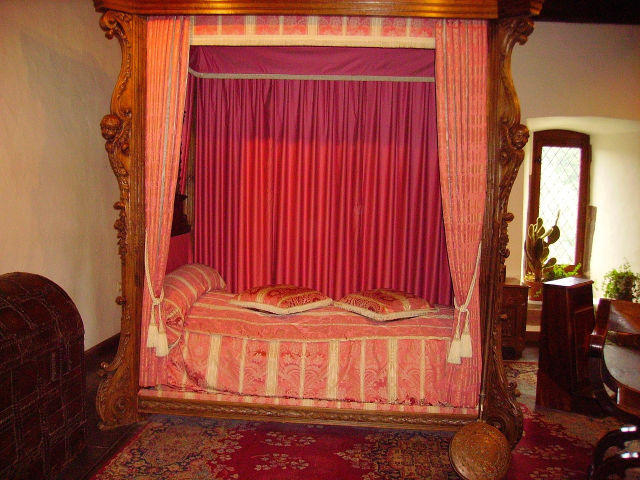
#> input picture tools/intro_photo/src/bed-373981.jpg, 1280 x 960 px, given in place of books-378903.jpg, which was not available (shown at 1/2 size)
$ python make.py src/bed-373981.jpg src/candles-1851176.jpg
#> lines starting #> are read from the running program, lines starting #| are printed output that depends on the picture; pictures that were not available may be replaced by others from this repository, and a replacement may not be noted
"""Grades the two real photos used by the opening (free Pixabay photos, see src/):
  books-378903.jpg          a front-on antique bookcase  -> the hidden door
  vaulted-cellar-247391.jpg a vaulted brick cellar       -> what's behind it
Light stays photographic: the bookcase is dimmed to one warm pool of lamplight from above,
the cellar falls into darkness near you and glows warm at the far end.
  python3 make.py <src_dir> <out_dir>
"""
import sys
import numpy as np
from PIL import Image, ImageFilter

src, out = sys.argv[1], sys.argv[2]


def lin(im):
    return (np.asarray(im).astype(np.float32) / 255.0) ** 2.2


def srgb(a):
    a = np.clip(a, 0, None)
    a = a / (1 + a * 0.35)                 # soft shoulder for the highlights
    return Image.fromarray((np.clip(a, 0, 1) ** (1 / 2.2) * 255).round().astype(np.uint8))


# ---- the bookcase: one lamp above, the rest falling off into shadow
b = lin(Image.open(f"{src}/books-378903.jpg").convert("RGB"))
h, w = b.shape[:2]
#> h = 960; w = 1280
yy, xx = np.mgrid[0:h, 0:w].astype(np.float32)
pool = np.exp(-(((xx - w * 0.5) / (w * 0.55)) ** 2 + ((yy - h * 0.22) / (h * 0.48)) ** 2))
fall = 0.07 + 0.9 * pool                                  # lamp from above
floor = np.clip(1.0 - (yy / h - 0.78) / 0.22 * 0.45, 0.55, 1.0)  # darker toward the floor
b = b * (fall * floor)[..., None] * np.array([1.06, 0.93, 0.78], np.float32) * 0.95
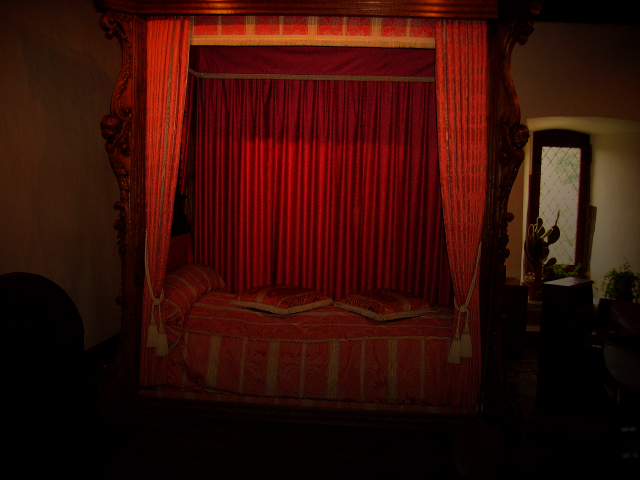
#> b: shape (960, 1280, 3) float32 (shown at 1/2 size); mean R, G, B 0.21, 0.0539, 0.0277
srgb(b).save(f"{out}/photo_books.jpg", quality=88, optimize=True)
#> in srgb, `a = a / (1 + a * 0.35)`:
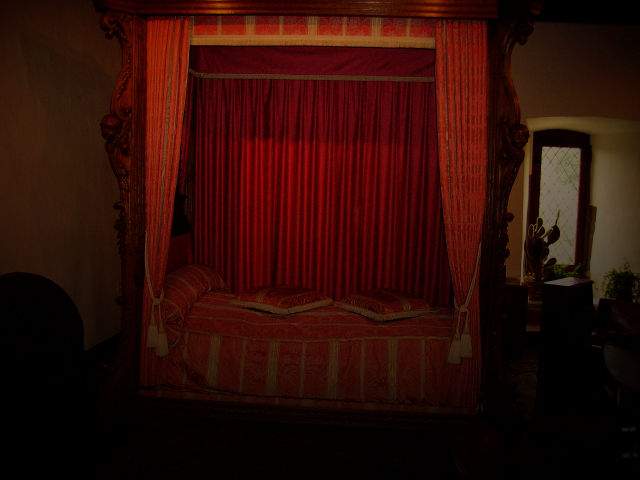
#> a: shape (960, 1280, 3) float32 (shown at 1/2 size); mean of channels 0, 1, 2 0.186, 0.0508, 0.0266; drawn as R, G, B
#> in srgb, `return Image.fromarray((np.clip(a, 0, 1) ** (1 / 2.2) * 255).round().a..`:
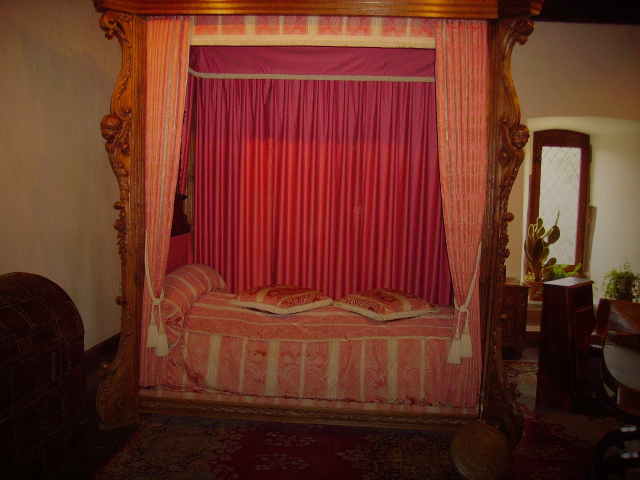
#> returned value: PIL image 1280x960 RGB (shown at 1/2 size); mean R, G, B 104.5, 49.8, 36.5

# ---- the cellar: dark near the camera, warm light down at the end of the arches
c = lin(Image.open(f"{src}/vaulted-cellar-247391.jpg").convert("RGB"))
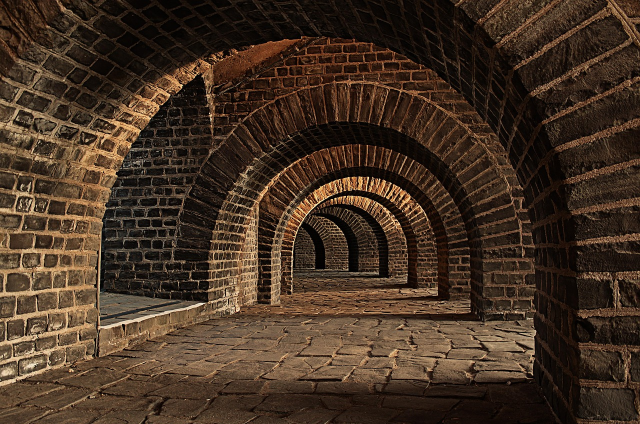
#> input picture tools/intro_photo/src/vaulted-cellar-247391.jpg, 1280 x 848 px, found by its file name (shown at 1/2 size)
#> in lin (call 2), `return (np.asarray(im).astype(np.float32) / 255.0) ** 2.2`:
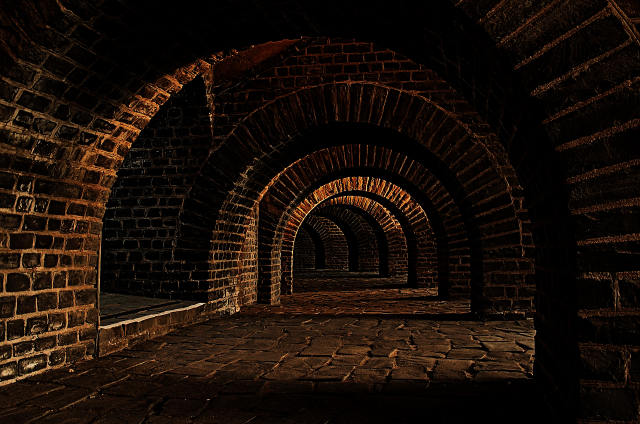
#> returned value: shape (848, 1280, 3) float32 (shown at 1/2 size); mean of channels 0, 1, 2 0.102, 0.0586, 0.031; drawn as R, G, B
h, w = c.shape[:2]
#> h = 848
vx, vy = 693.0, 500.0                                      # vanishing point (pixels)
yy, xx = np.mgrid[0:h, 0:w].astype(np.float32)
d = np.sqrt(((xx - vx) / w) ** 2 + ((yy - vy) / h) ** 2)
deep = np.exp(-(d / 0.30) ** 2)
c = c * (0.22 + 0.95 * deep)[..., None] * np.array([1.08, 0.90, 0.72], np.float32)
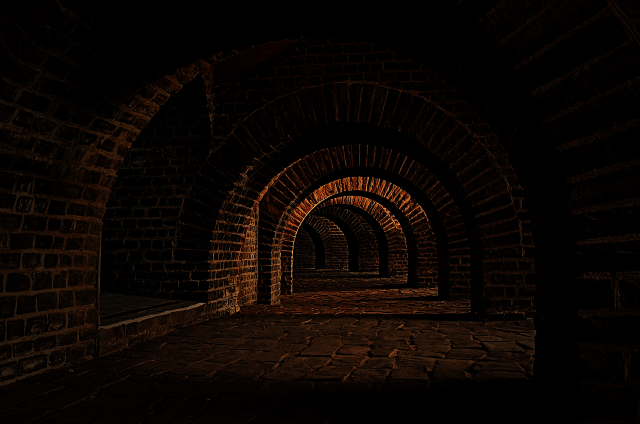
#> c: shape (848, 1280, 3) float32 (shown at 1/2 size); mean R, G, B 0.0568, 0.0273, 0.0116; drawn with min black and max white
glow = np.exp(-(d / 0.07) ** 2)[..., None] * np.array([1.0, 0.58, 0.24], np.float32) * 0.22
c = c + glow
srgb(c).save(f"{out}/photo_cellar.jpg", quality=86, optimize=True)
#> in srgb (call 2), `return Image.fromarray((np.clip(a, 0, 1) ** (1 / 2.2) * 255).round().a..`:
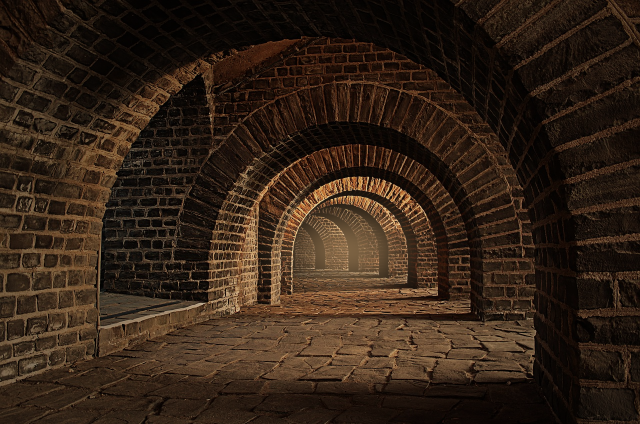
#> returned value: PIL image 1280x848 RGB (shown at 1/2 size); mean R, G, B 51, 35.1, 22.7
print("ok", b.shape, c.shape)
#| ok (960, 1280, 3) (848, 1280, 3)
